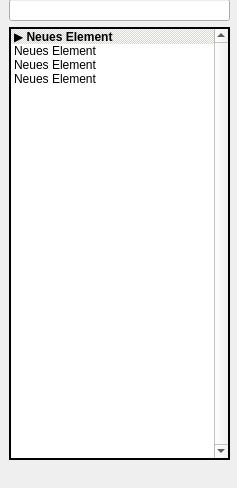
<?xml version="1.0" encoding="UTF-8"?>
<ui version="4.0">
 <class>DockWidget</class>
 <widget class="QDockWidget" name="DockWidget">
  <property name="geometry">
   <rect>
    <x>0</x>
    <y>0</y>
    <width>237</width>
    <height>488</height>
   </rect>
  </property>
  <property name="floating">
   <bool>false</bool>
  </property>
  <property name="features">
   <set>QDockWidget::DockWidgetClosable</set>
  </property>
  <property name="allowedAreas">
   <set>Qt::LeftDockWidgetArea|Qt::TopDockWidgetArea</set>
  </property>
  <property name="windowTitle">
   <string>DockWidget</string>
  </property>
  <widget class="QWidget" name="dockWidgetContents">
   <property name="mouseTracking">
    <bool>true</bool>
   </property>
   <widget class="QWidget" name="verticalLayoutWidget">
    <property name="geometry">
     <rect>
      <x>9</x>
      <y>-1</y>
      <width>221</width>
      <height>461</height>
     </rect>
    </property>
    <layout class="QVBoxLayout" name="verticalLayout">
     <item>
      <widget class="QLineEdit" name="lineEdit"/>
     </item>
     <item>
      <widget class="QListWidget" name="listWidget">
       <property name="frameShape">
        <enum>QFrame::WinPanel</enum>
       </property>
       <property name="frameShadow">
        <enum>QFrame::Plain</enum>
       </property>
       <property name="verticalScrollBarPolicy">
        <enum>Qt::ScrollBarAlwaysOn</enum>
       </property>
       <item>
        <property name="text">
         <string>▶ Neues Element</string>
        </property>
        <property name="font">
         <font>
          <weight>75</weight>
          <bold>true</bold>
         </font>
        </property>
        <property name="background">
         <brush brushstyle="Dense4Pattern">
          <color alpha="255">
           <red>211</red>
           <green>215</green>
           <blue>207</blue>
          </color>
         </brush>
        </property>
       </item>
       <item>
        <property name="text">
         <string>Neues Element</string>
        </property>
       </item>
       <item>
        <property name="text">
         <string>Neues Element</string>
        </property>
       </item>
       <item>
        <property name="text">
         <string>Neues Element</string>
        </property>
       </item>
      </widget>
     </item>
    </layout>
   </widget>
  </widget>
 </widget>
 <resources/>
 <connections/>
</ui>
